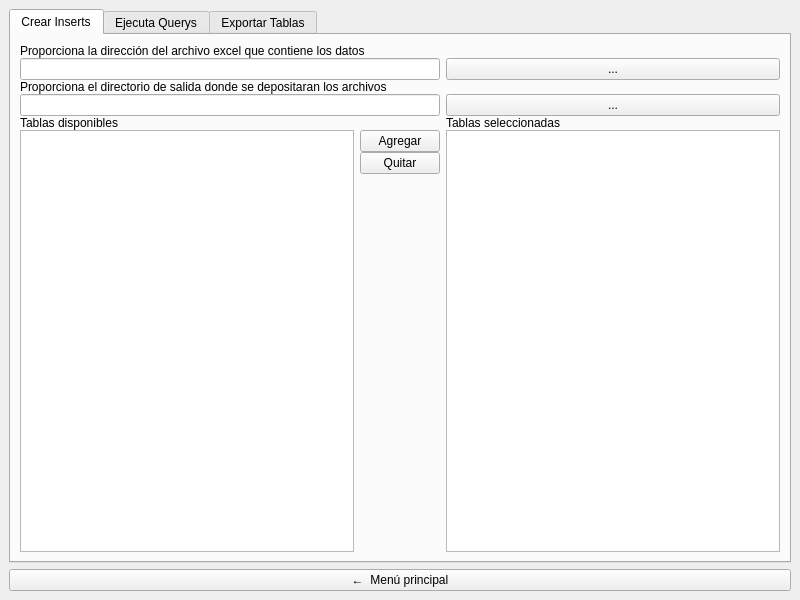
<?xml version="1.0" encoding="UTF-8"?>
<ui version="4.0">
 <class>MainWindow</class>
 <widget class="QMainWindow" name="MainWindow">
  <property name="geometry">
   <rect>
    <x>0</x>
    <y>0</y>
    <width>800</width>
    <height>600</height>
   </rect>
  </property>
  <property name="windowTitle">
   <string>Herramienta de Carga de Datos</string>
  </property>
  <widget class="QWidget" name="centralwidget">
   <layout class="QVBoxLayout" name="verticalLayout">
    <item>
     <widget class="QTabWidget" name="tabWidget">
      <property name="currentIndex">
       <number>0</number>
      </property>
      <widget class="QWidget" name="tab_genera_inserts">
       <attribute name="title">
        <string>Crear Inserts</string>
       </attribute>
       <layout class="QGridLayout" name="gridLayout">
        <property name="verticalSpacing">
         <number>0</number>
        </property>
        <item row="0" column="0" colspan="3">
         <widget class="QLabel" name="label_archivo_excel">
          <property name="text">
           <string>Proporciona la dirección del archivo excel que contiene los datos</string>
          </property>
         </widget>
        </item>
        <item row="5" column="1">
         <layout class="QVBoxLayout" name="verticalLayout_2">
          <property name="spacing">
           <number>0</number>
          </property>
          <item>
           <widget class="QPushButton" name="btn_agregar">
            <property name="text">
             <string>Agregar</string>
            </property>
           </widget>
          </item>
          <item>
           <widget class="QPushButton" name="btn_quitar">
            <property name="text">
             <string>Quitar</string>
            </property>
           </widget>
          </item>
          <item>
           <spacer name="verticalSpacer">
            <property name="orientation">
             <enum>Qt::Orientation::Vertical</enum>
            </property>
            <property name="sizeHint" stdset="0">
             <size>
              <width>20</width>
              <height>40</height>
             </size>
            </property>
           </spacer>
          </item>
         </layout>
        </item>
        <item row="4" column="0">
         <widget class="QLabel" name="label_tablas_disponibles">
          <property name="text">
           <string>Tablas disponibles</string>
          </property>
         </widget>
        </item>
        <item row="1" column="2">
         <widget class="QPushButton" name="btn_browse_archivo_excel">
          <property name="text">
           <string>...</string>
          </property>
         </widget>
        </item>
        <item row="4" column="2">
         <widget class="QLabel" name="label_tablas_seleccionadas">
          <property name="text">
           <string>Tablas seleccionadas</string>
          </property>
         </widget>
        </item>
        <item row="2" column="0" colspan="3">
         <widget class="QLabel" name="label_directorio_salida">
          <property name="text">
           <string>Proporciona el directorio de salida donde se depositaran los archivos</string>
          </property>
         </widget>
        </item>
        <item row="5" column="2">
         <widget class="QListWidget" name="listWidget_tablas_seleccionadas"/>
        </item>
        <item row="3" column="0" colspan="2">
         <widget class="QLineEdit" name="lineEdit_directorio_salida"/>
        </item>
        <item row="3" column="2">
         <widget class="QPushButton" name="btn_browse_directorio_salida">
          <property name="text">
           <string>...</string>
          </property>
         </widget>
        </item>
        <item row="1" column="0" colspan="2">
         <widget class="QLineEdit" name="lineEdit_archivo_excel"/>
        </item>
        <item row="5" column="0">
         <widget class="QListWidget" name="listWidget_hojas"/>
        </item>
       </layout>
      </widget>
      <widget class="QWidget" name="tab_ejecuta_querys">
       <attribute name="title">
        <string>Ejecuta Querys</string>
       </attribute>
      </widget>
      <widget class="QWidget" name="tab_exportar_tablas">
       <attribute name="title">
        <string>Exportar Tablas</string>
       </attribute>
      </widget>
     </widget>
    </item>
    <item>
     <widget class="QPushButton" name="btn_salir">
      <property name="text">
       <string>←  Menú principal</string>
      </property>
     </widget>
    </item>
   </layout>
  </widget>
 </widget>
 <resources/>
 <connections/>
</ui>
